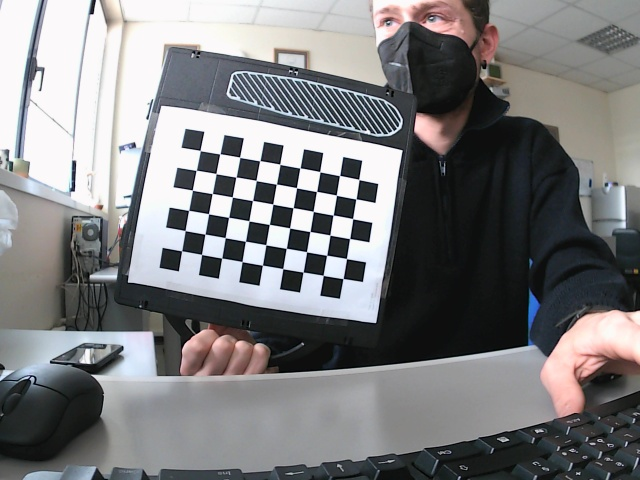
#> input picture c11643117733.5086918.jpg, 640 x 480 px; its folder holds only this picture in this run
$ python -i SKEL_mono_cam.py   (imports and definitions only)   (older library calls are emulated)
#> lines starting #> are read from the running program, lines starting #| are printed output that depends on the picture
#!/usr/bin/env python

import sender
import mediapipe as mp
import cv2
import os
import time
import configparser
import numpy as np
import socket
import imutils


# [9 lines left out: function undistort, not called in this run]


class Stitcher:
  def __init__(self):
  # determine if we are using OpenCV v3.X and initialize the
  # cached homography matrix
	  self.isv3 = imutils.is_cv3()
	  self.cachedH = None
  # [36 lines left out: functions detectAndDescribe, matchKeypoints, not called in this run]

  def stitch(self, images, ratio=0.75, reprojThresh=4.0):
    # unpack the images
    (imageB, imageA) = images
    # if the cached homography matrix is None, then we need to
    # apply keypoint matching to construct it
    if self.cachedH is None:
        # detect keypoints and extract
        (kpsA, featuresA) = self.detectAndDescribe(imageA)
        (kpsB, featuresB) = self.detectAndDescribe(imageB)
        # match features between the two images
        M = self.matchKeypoints(kpsA, kpsB, featuresA, featuresB, ratio, reprojThresh)
        # if the match is None, then there aren't enough matched
        # keypoints to create a panorama
        if M is None:
          return None
        # cache the homography matrix
        self.cachedH = M[1]
        # apply a perspective transform to stitch the images together
        # using the cached homography matrix
    result = cv2.warpPerspective(imageA, self.cachedH,
      (imageA.shape[1] + imageB.shape[1], imageA.shape[0]))
    result[0:imageB.shape[0], 0:imageB.shape[1]] = imageB
    # return the stitched image
    return result


# [289 lines left out: functions ID_to_ex_string, KP_to_render_from_config_file, ex_string_to_config_param, KP_renderer_on_frame, read_shared_mem_for_ex_string, landmarks2keypoints and 2 more, not called in this run]

>>> import cv2
>>> picture = cv2.imread('c11643117733.5086918.jpg', cv2.IMREAD_GRAYSCALE)
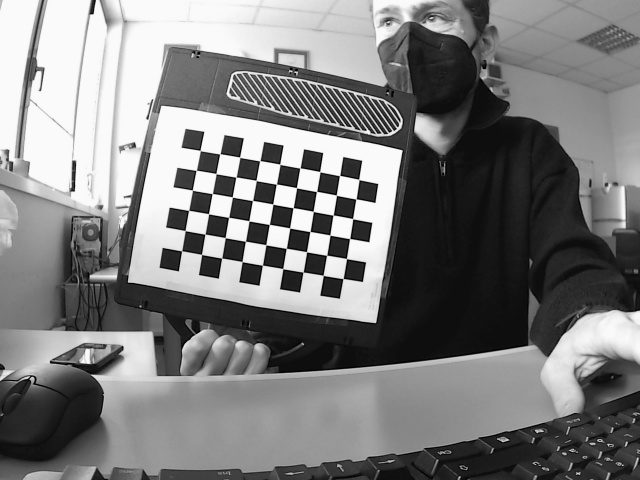
#> picture: shape (480, 640); min 0, max 255, mean 124.9
>>> result = Stitcher().stitch(picture)
#> (the run stopped early here; a loop or call above may not have finished)

$ run again, on c11643117753.9423501.jpg
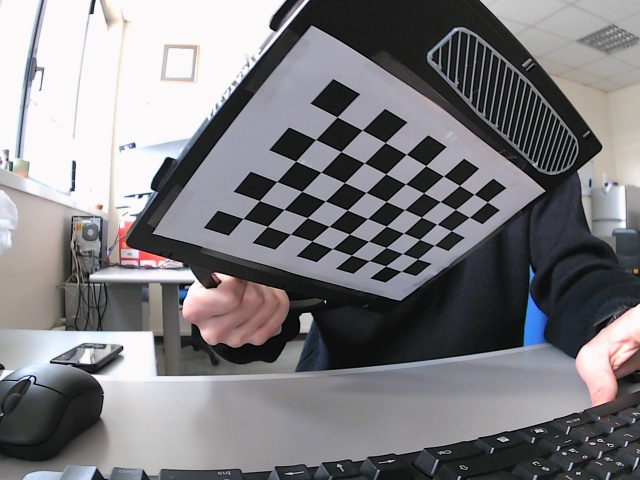
#> input picture c11643117753.9423501.jpg, 640 x 480 px
#> `picture = cv2.imread('c11643117733.5086918.jpg', cv2.IMREAD_GRAYSCALE)`:
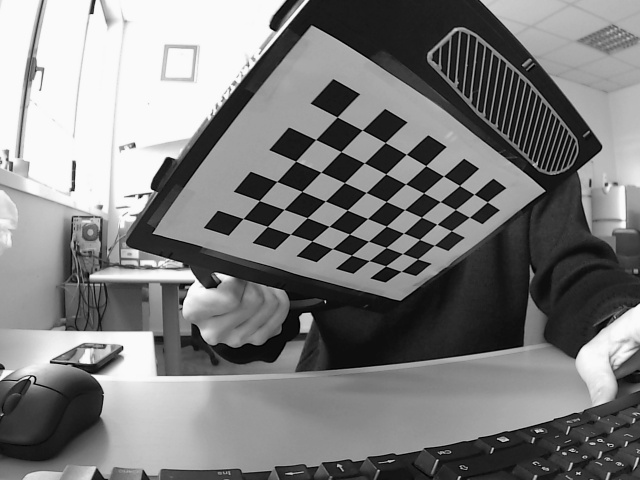
#> picture: shape (480, 640); min 0, max 255, mean 125.9
